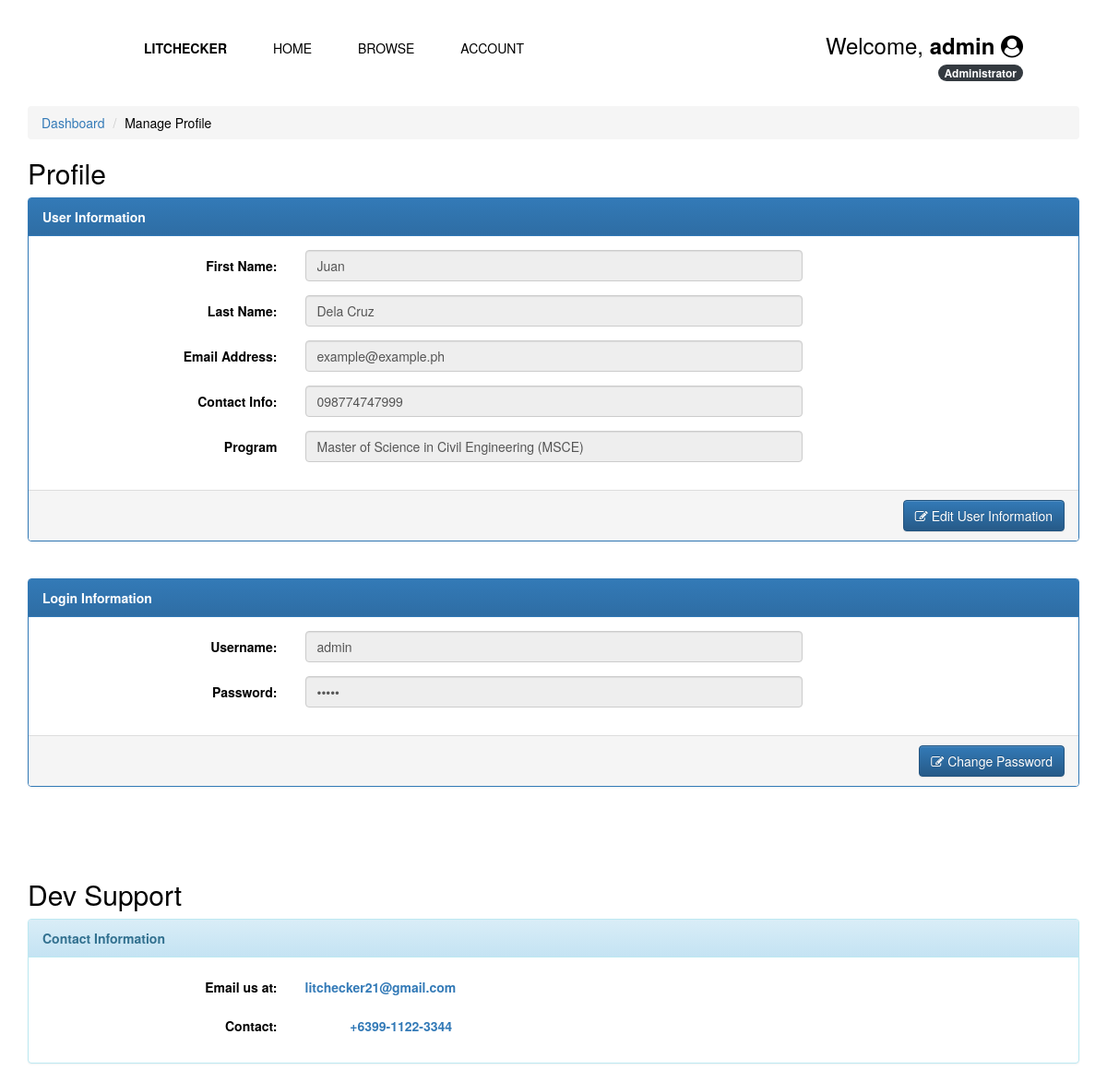
The page /manage_profile.php (signed in) on the database its author committed.
### tables this page shows
CREATE TABLE `user` (
  `id` int(11) NOT NULL,
  `googleid` text NOT NULL,
  `role` varchar(100) NOT NULL,
  `username` varchar(100) NOT NULL,
  `password` varchar(100) NOT NULL,
  `last_name` varchar(100) NOT NULL,
  `first_name` varchar(200) NOT NULL,
  `email` varchar(100) NOT NULL,
  `contact` text NOT NULL,
  `program` varchar(100) NOT NULL
);

### manage_profile.php (the view, shortened to what this page needs)
<?php
include 'config.php';
$user = $_SESSION['user_name'];
$sql = "SELECT * FROM user WHERE username = '$user'";
    $result = $conn->query($sql);
    if ($result->num_rows > 0) {
        while($row = $result->fetch_assoc()) {
            $username = $row['username'];
            $password = $row['password'];
            $firstname = $row['first_name'];
            $lastname = $row['last_name'];
            $email = $row['email'];
            $contact = $row['contact'];
            $program = $row['program'];
            }
        } ?>
<!DOCTYPE html>
<html>
<head>
<link rel="stylesheet" href="https://maxcdn.bootstrapcdn.com/bootstrap/3.4.1/css/bootstrap.min.css">
</head>
<body>
<?php include 'header.login.php'; ?>
<div class="container" >
	    <nav aria-label="breadcrumb">
          <ol class="breadcrumb">
            <li class="breadcrumb-item active"><a href="dashboard.php">Dashboard</a></li>
            <li class="breadcrumb-item ">Manage Profile</li>
          </ol>
        </nav>
	<h2>Profile</h2>
	<div class="panel panel-primary">
    	<div class="panel-heading"><b>User Information</b></div>
	    <div class="panel-body">
		    <form class="form-horizontal" action="">
				<div class="form-group">
				  <label class="control-label col-sm-3" for="">First Name:</label>
				  <div class="col-sm-6">
				    <input type="text" class="form-control" id="" value="<?php echo $firstname ?>" name="" readonly>
				  </div>
				</div>
				<div class="form-group">
				  <label class="control-label col-sm-3" for="">Last Name:</label>
				  <div class="col-sm-6">
				    <input type="text" class="form-control" id="" value="<?php echo $lastname ?>" name="" readonly>
				  </div>
				</div>
				<div class="form-group">
				  <label class="control-label col-sm-3" for="">Email Address:</label>
				  <div class="col-sm-6">
				    <input type="email" class="form-control" id="" value="<?php echo $email ?>" name="" readonly>
				  </div>
				</div>
				<div class="form-group">
				  <label class="control-label col-sm-3" for="">Contact Info:</label>
				  <div class="col-sm-6">
				    <input type="text" class="form-control" id="" value="<?php echo $contact ?>" name="" readonly>
				  </div>
				</div>
				<div class="form-group">
				  <label class="control-label col-sm-3" for="">Program</label>
				  <div class="col-sm-6">
				    <input type="text" class="form-control" id="" value="<?php echo $program ?>" name="" readonly>
				  </div>
				</div>
			</div>
			<div class="panel-footer" align="right">
				<button class="btn btn-primary" onclick='window.location.replace("edit_profile.php")'><span class="fa fa-edit"></span> Edit User Information</button>
			</div>
    </div>
    <br>
	<div class="panel panel-primary">
    	<div class="panel-heading"><b>Login Information</b></div>
	    <div class="panel-body">
		    <form class="form-horizontal" action="">
				<div class="form-group">
				  <label class="control-label col-sm-3" for="">Username:</label>
				  <div class="col-sm-6">
				    <input type="text" class="form-control" id="" value="<?php echo $username ?>" name="" readonly>
				  </div>
				</div>
				<div class="form-group">
				  <label class="control-label col-sm-3" for="">Password:</label>
				  <div class="col-sm-6">
				    <input type="password" class="form-control" id="" value="<?php echo $password ?>" name="" readonly>
				  </div>
				</div>
			</form>
		</div>
			<div class="panel-footer" align="right">
					<button class="btn btn-primary" onclick='window.location.replace("manage_password.php")'><span class="fa fa-edit"></span> Change Password</button>
			</div>
	    </div>
	    <br><br><br>
	    <h2>Dev Support</h2>
	    <div class="panel panel-info">
    	<div class="panel-heading"><b>Contact Information</b></div>
	    <div class="panel-body">
		    <form class="form-horizontal" action="">
				<div class="form-group">
				  <label class="control-label col-sm-3" for="">Email us at: </label>
				  	<label class="control-label col-sm-2"><a href="" target="popup" onclick="window.open('https://www.gmail.com','name','width=600,height=400')">litchecker21@gmail.com</a></label>
				</div>
				<div class="form-group">
				  <label class="control-label col-sm-3" for="">Contact: </label>
				  	<label class="control-label col-sm-2"><a href="" target="popup" onclick="window.open('https://www.google.com','name','width=600,height=400')">+6399-1122-3344</a></label>
				</div>
			</form>
	    </div>
    </div>
    </div>
</body>
</html>

### rows shown on the page
user: first_name "Juan", last_name "Dela Cruz", email "example@example.ph", contact "098774747999", program "Master of Science in Civil Engineering (MSCE)", username "admin"

### other values the page prints
$_SESSION['user_name'] "admin"
